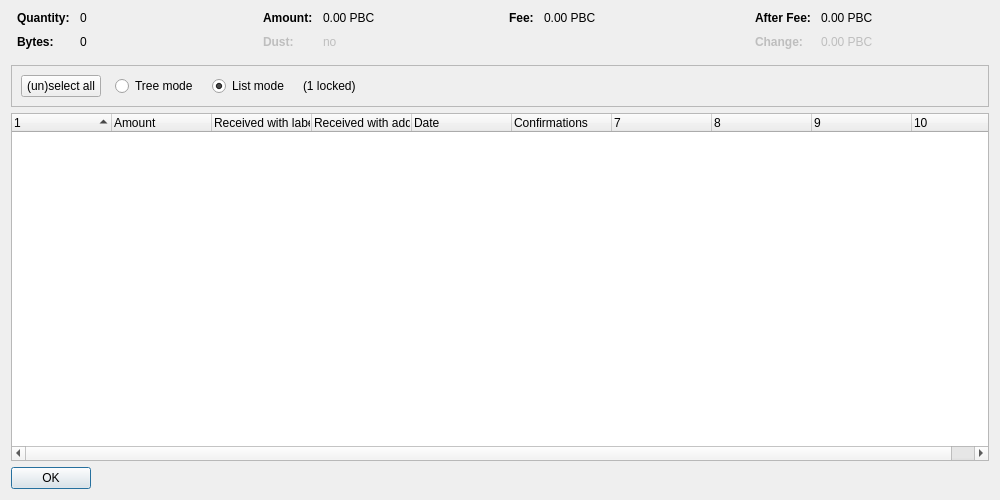
<?xml version="1.0" encoding="UTF-8"?>
<ui version="4.0">
 <class>CoinControlDialog</class>
 <widget class="QDialog" name="CoinControlDialog">
  <property name="geometry">
   <rect>
    <x>0</x>
    <y>0</y>
    <width>1000</width>
    <height>500</height>
   </rect>
  </property>
  <property name="windowTitle">
   <string>Coin Selection</string>
  </property>
  <layout class="QVBoxLayout" name="verticalLayout">
   <item>
    <layout class="QHBoxLayout" name="horizontalLayoutTop" stretch="0,0,0,0">
     <property name="topMargin">
      <number>0</number>
     </property>
     <property name="bottomMargin">
      <number>10</number>
     </property>
     <item>
      <layout class="QFormLayout" name="formLayoutCoinControl1">
       <property name="horizontalSpacing">
        <number>10</number>
       </property>
       <property name="verticalSpacing">
        <number>10</number>
       </property>
       <property name="leftMargin">
        <number>6</number>
       </property>
       <property name="rightMargin">
        <number>6</number>
       </property>
       <item row="0" column="0">
        <widget class="QLabel" name="labelCoinControlQuantityText">
         <property name="font">
          <font>
           <weight>75</weight>
           <bold>true</bold>
          </font>
         </property>
         <property name="text">
          <string>Quantity:</string>
         </property>
        </widget>
       </item>
       <item row="0" column="1">
        <widget class="QLabel" name="labelCoinControlQuantity">
         <property name="cursor">
          <cursorShape>IBeamCursor</cursorShape>
         </property>
         <property name="contextMenuPolicy">
          <enum>Qt::ActionsContextMenu</enum>
         </property>
         <property name="text">
          <string notr="true">0</string>
         </property>
         <property name="textInteractionFlags">
          <set>Qt::LinksAccessibleByMouse|Qt::TextSelectableByKeyboard|Qt::TextSelectableByMouse</set>
         </property>
        </widget>
       </item>
       <item row="1" column="0">
        <widget class="QLabel" name="labelCoinControlBytesText">
         <property name="font">
          <font>
           <weight>75</weight>
           <bold>true</bold>
          </font>
         </property>
         <property name="text">
          <string>Bytes:</string>
         </property>
        </widget>
       </item>
       <item row="1" column="1">
        <widget class="QLabel" name="labelCoinControlBytes">
         <property name="cursor">
          <cursorShape>IBeamCursor</cursorShape>
         </property>
         <property name="contextMenuPolicy">
          <enum>Qt::ActionsContextMenu</enum>
         </property>
         <property name="text">
          <string notr="true">0</string>
         </property>
         <property name="textInteractionFlags">
          <set>Qt::LinksAccessibleByMouse|Qt::TextSelectableByKeyboard|Qt::TextSelectableByMouse</set>
         </property>
        </widget>
       </item>
      </layout>
     </item>
     <item>
      <layout class="QFormLayout" name="formLayoutCoinControl2">
       <property name="horizontalSpacing">
        <number>10</number>
       </property>
       <property name="verticalSpacing">
        <number>10</number>
       </property>
       <property name="leftMargin">
        <number>6</number>
       </property>
       <property name="rightMargin">
        <number>6</number>
       </property>
       <item row="0" column="0">
        <widget class="QLabel" name="labelCoinControlAmountText">
         <property name="font">
          <font>
           <weight>75</weight>
           <bold>true</bold>
          </font>
         </property>
         <property name="text">
          <string>Amount:</string>
         </property>
        </widget>
       </item>
       <item row="0" column="1">
        <widget class="QLabel" name="labelCoinControlAmount">
         <property name="cursor">
          <cursorShape>IBeamCursor</cursorShape>
         </property>
         <property name="contextMenuPolicy">
          <enum>Qt::ActionsContextMenu</enum>
         </property>
         <property name="text">
          <string notr="true">0.00 PBC</string>
         </property>
         <property name="textInteractionFlags">
          <set>Qt::LinksAccessibleByMouse|Qt::TextSelectableByKeyboard|Qt::TextSelectableByMouse</set>
         </property>
        </widget>
       </item>
       <item row="1" column="0">
        <widget class="QLabel" name="labelCoinControlLowOutputText">
         <property name="enabled">
          <bool>false</bool>
         </property>
         <property name="font">
          <font>
           <weight>75</weight>
           <bold>true</bold>
          </font>
         </property>
         <property name="text">
          <string>Dust:</string>
         </property>
        </widget>
       </item>
       <item row="1" column="1">
        <widget class="QLabel" name="labelCoinControlLowOutput">
         <property name="enabled">
          <bool>false</bool>
         </property>
         <property name="cursor">
          <cursorShape>IBeamCursor</cursorShape>
         </property>
         <property name="contextMenuPolicy">
          <enum>Qt::ActionsContextMenu</enum>
         </property>
         <property name="text">
          <string notr="true">no</string>
         </property>
         <property name="textInteractionFlags">
          <set>Qt::LinksAccessibleByMouse|Qt::TextSelectableByKeyboard|Qt::TextSelectableByMouse</set>
         </property>
        </widget>
       </item>
      </layout>
     </item>
     <item>
      <layout class="QFormLayout" name="formLayoutCoinControl3">
       <property name="horizontalSpacing">
        <number>10</number>
       </property>
       <property name="verticalSpacing">
        <number>10</number>
       </property>
       <property name="leftMargin">
        <number>6</number>
       </property>
       <property name="rightMargin">
        <number>6</number>
       </property>
       <item row="0" column="0">
        <widget class="QLabel" name="labelCoinControlFeeText">
         <property name="font">
          <font>
           <weight>75</weight>
           <bold>true</bold>
          </font>
         </property>
         <property name="text">
          <string>Fee:</string>
         </property>
        </widget>
       </item>
       <item row="0" column="1">
        <widget class="QLabel" name="labelCoinControlFee">
         <property name="cursor">
          <cursorShape>IBeamCursor</cursorShape>
         </property>
         <property name="contextMenuPolicy">
          <enum>Qt::ActionsContextMenu</enum>
         </property>
         <property name="text">
          <string notr="true">0.00 PBC</string>
         </property>
         <property name="textInteractionFlags">
          <set>Qt::LinksAccessibleByMouse|Qt::TextSelectableByKeyboard|Qt::TextSelectableByMouse</set>
         </property>
        </widget>
       </item>
      </layout>
     </item>
     <item>
      <layout class="QFormLayout" name="formLayoutCoinControl4">
       <property name="horizontalSpacing">
        <number>10</number>
       </property>
       <property name="verticalSpacing">
        <number>10</number>
       </property>
       <property name="leftMargin">
        <number>6</number>
       </property>
       <property name="rightMargin">
        <number>6</number>
       </property>
       <item row="0" column="0">
        <widget class="QLabel" name="labelCoinControlAfterFeeText">
         <property name="font">
          <font>
           <weight>75</weight>
           <bold>true</bold>
          </font>
         </property>
         <property name="text">
          <string>After Fee:</string>
         </property>
        </widget>
       </item>
       <item row="0" column="1">
        <widget class="QLabel" name="labelCoinControlAfterFee">
         <property name="cursor">
          <cursorShape>IBeamCursor</cursorShape>
         </property>
         <property name="contextMenuPolicy">
          <enum>Qt::ActionsContextMenu</enum>
         </property>
         <property name="text">
          <string notr="true">0.00 PBC</string>
         </property>
         <property name="textInteractionFlags">
          <set>Qt::LinksAccessibleByMouse|Qt::TextSelectableByKeyboard|Qt::TextSelectableByMouse</set>
         </property>
        </widget>
       </item>
       <item row="1" column="0">
        <widget class="QLabel" name="labelCoinControlChangeText">
         <property name="enabled">
          <bool>false</bool>
         </property>
         <property name="font">
          <font>
           <weight>75</weight>
           <bold>true</bold>
          </font>
         </property>
         <property name="text">
          <string>Change:</string>
         </property>
        </widget>
       </item>
       <item row="1" column="1">
        <widget class="QLabel" name="labelCoinControlChange">
         <property name="enabled">
          <bool>false</bool>
         </property>
         <property name="cursor">
          <cursorShape>IBeamCursor</cursorShape>
         </property>
         <property name="contextMenuPolicy">
          <enum>Qt::ActionsContextMenu</enum>
         </property>
         <property name="text">
          <string notr="true">0.00 PBC</string>
         </property>
         <property name="textInteractionFlags">
          <set>Qt::LinksAccessibleByMouse|Qt::TextSelectableByKeyboard|Qt::TextSelectableByMouse</set>
         </property>
        </widget>
       </item>
      </layout>
     </item>
    </layout>
   </item>
   <item>
    <widget class="QFrame" name="frame">
     <property name="minimumSize">
      <size>
       <width>0</width>
       <height>40</height>
      </size>
     </property>
     <property name="frameShape">
      <enum>QFrame::StyledPanel</enum>
     </property>
     <property name="frameShadow">
      <enum>QFrame::Sunken</enum>
     </property>
     <layout class="QHBoxLayout" name="horizontalLayout">
      <item>
       <layout class="QHBoxLayout" name="horizontalLayoutPanel" stretch="0,0,0,0,0">
        <property name="spacing">
         <number>14</number>
        </property>
        <item>
         <widget class="QPushButton" name="pushButtonSelectAll">
          <property name="sizePolicy">
           <sizepolicy hsizetype="Maximum" vsizetype="Fixed">
            <horstretch>0</horstretch>
            <verstretch>0</verstretch>
           </sizepolicy>
          </property>
          <property name="text">
           <string>(un)select all</string>
          </property>
          <property name="autoDefault">
           <bool>false</bool>
          </property>
         </widget>
        </item>
        <item>
         <widget class="QRadioButton" name="radioTreeMode">
          <property name="sizePolicy">
           <sizepolicy hsizetype="Maximum" vsizetype="Fixed">
            <horstretch>0</horstretch>
            <verstretch>0</verstretch>
           </sizepolicy>
          </property>
          <property name="text">
           <string>Tree mode</string>
          </property>
         </widget>
        </item>
        <item>
         <widget class="QRadioButton" name="radioListMode">
          <property name="sizePolicy">
           <sizepolicy hsizetype="Maximum" vsizetype="Fixed">
            <horstretch>0</horstretch>
            <verstretch>0</verstretch>
           </sizepolicy>
          </property>
          <property name="text">
           <string>List mode</string>
          </property>
          <property name="checked">
           <bool>true</bool>
          </property>
         </widget>
        </item>
        <item>
         <widget class="QLabel" name="labelLocked">
          <property name="text">
           <string notr="true">(1 locked)</string>
          </property>
         </widget>
        </item>
        <item>
         <spacer name="horizontalSpacer">
          <property name="orientation">
           <enum>Qt::Horizontal</enum>
          </property>
          <property name="sizeHint" stdset="0">
           <size>
            <width>40</width>
            <height>20</height>
           </size>
          </property>
         </spacer>
        </item>
       </layout>
      </item>
     </layout>
    </widget>
   </item>
   <item>
    <widget class="CoinControlTreeWidget" name="treeWidget">
     <property name="contextMenuPolicy">
      <enum>Qt::CustomContextMenu</enum>
     </property>
     <property name="sortingEnabled">
      <bool>false</bool>
     </property>
     <property name="columnCount">
      <number>10</number>
     </property>
     <attribute name="headerShowSortIndicator" stdset="0">
      <bool>true</bool>
     </attribute>
     <attribute name="headerStretchLastSection">
      <bool>false</bool>
     </attribute>
     <column>
      <property name="text">
       <string/>
      </property>
     </column>
     <column>
      <property name="text">
       <string>Amount</string>
      </property>
     </column>
     <column>
      <property name="text">
       <string>Received with label</string>
      </property>
     </column>
     <column>
      <property name="text">
       <string>Received with address</string>
      </property>
     </column>
     <column>
      <property name="text">
       <string>Date</string>
      </property>
     </column>
     <column>
      <property name="text">
       <string>Confirmations</string>
      </property>
      <property name="toolTip">
       <string>Confirmed</string>
      </property>
     </column>
     <column>
      <property name="text">
       <string/>
      </property>
     </column>
     <column>
      <property name="text">
       <string/>
      </property>
     </column>
     <column>
      <property name="text">
       <string/>
      </property>
     </column>
     <column>
      <property name="text">
       <string/>
      </property>
     </column>
    </widget>
   </item>
   <item>
    <widget class="QDialogButtonBox" name="buttonBox">
     <property name="sizePolicy">
      <sizepolicy hsizetype="Maximum" vsizetype="Fixed">
       <horstretch>0</horstretch>
       <verstretch>0</verstretch>
      </sizepolicy>
     </property>
     <property name="orientation">
      <enum>Qt::Horizontal</enum>
     </property>
     <property name="standardButtons">
      <set>QDialogButtonBox::Ok</set>
     </property>
    </widget>
   </item>
  </layout>
 </widget>
 <customwidgets>
  <customwidget>
   <class>CoinControlTreeWidget</class>
   <extends>QTreeWidget</extends>
   <header>qt/coincontroltreewidget.h</header>
  </customwidget>
 </customwidgets>
 <resources/>
 <connections/>
</ui>
